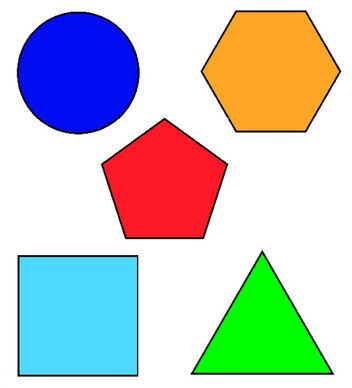
#> input picture projects/shapes.jpg, 352 x 388 px
$ jupyter execute shapeidentification.ipynb
#> lines starting #> are read from the running program, lines starting #| are printed output that depends on the picture; after the words box and inside, x2 and y2 are one past the last pixel; in counts of white or black regions, pixels touching at a corner belong together
[cell 1]
import cv2
import numpy as np


image = cv2.imread("shapes.jpg")
#> image is the input picture: shape (388, 352, 3); mean B, G, R 196.4, 199.4, 193.8
cv2.imshow("Original image", image)
cv2.waitKey(0)

image_copy = image.copy()

gray_image = cv2.cvtColor(image, cv2.COLOR_BGR2GRAY)
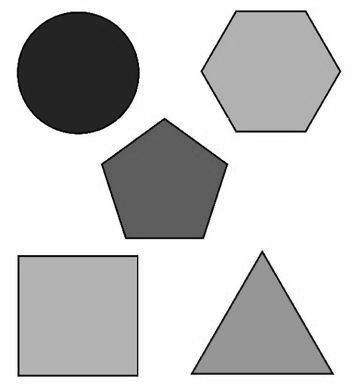
#> gray_image: shape (388, 352); min 1, max 255, mean 197.3
edges = cv2.Canny(gray_image, 50, 200)
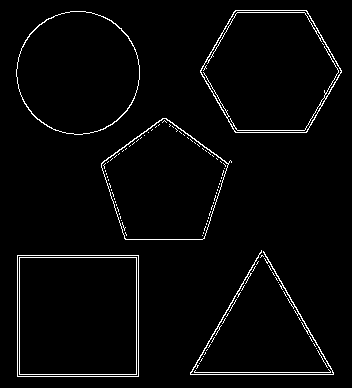
#> edges: shape (388, 352); 2.8% white in thin lines or dots, all inside (x1, y1, x2, y2) = (16, 10, 342, 377)

contours, heirachy = cv2.findContours(edges, cv2.RETR_EXTERNAL, cv2.CHAIN_APPROX_NONE)
#> contours = 30 contours, 25 with area under 20; largest, box (x1, y1, x2, y2) and area: (17, 255, 139, 377) 14641, (200, 10, 342, 133) 13001, (16, 11, 140, 135) 11864, (101, 118, 232, 240) 10788, (190, 250, 334, 375) 148
cv2.drawContours(image, contours, 0, (0,255,0), -1)
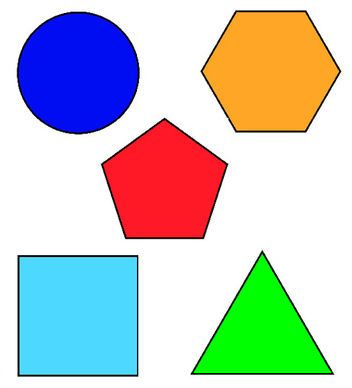
#> image: shape (388, 352, 3); 0.1% of pixels changed, all inside (x1, y1, x2, y2) = (194, 369, 331, 373)
cv2.imshow("Image with contours", image)
cv2.waitKey(0)

shapes_names_map = {2:"Parrallelogram",3:"Triangle", 5:"Pentagon", 6:"Hexagon", 7:"Pentagon", 8:"Octagon", 9:"Enneagon",10:"Decagon"}

valid_ctrs = []

for ctr in contours:
    approx = cv2.approxPolyDP(ctr, 0.01 * cv2.arcLength(ctr, True), True)
    M = cv2.moments(ctr)
    if(int(M['m01'])) > 0 and (int(M['m10'])) > 0 and (int(M['m00'])) > 0:
        valid_ctrs.append(ctr)
#> this loop made 30 passes
#> approx on passes 1, 2, 4, 5, 6, 7, 8, 19, 26: [[330, 371], [194, 372]], [[199, 363]], [[203, 356]], [[205, 352], [205, 353], [204, 354], [205, 353]], [[317, 350], [327, 367]], [[207, 349], [206, 350]], [[316, 348]], [[278, 282]], [[17, 255], [17, 376], [138, 376], [138, 255]]
#> after the loop, valid_ctrs = 6 contours, 1 with area under 20; largest, box (x1, y1, x2, y2) and area: (17, 255, 139, 377) 14641, (200, 10, 342, 133) 13001, (16, 11, 140, 135) 11864, (101, 118, 232, 240) 10788, (190, 250, 334, 375) 148


for ctr in valid_ctrs:

    approx = cv2.approxPolyDP(ctr, 0.01 * cv2.arcLength(ctr, True), True)
    M = cv2.moments(ctr)
    cx = int(M["m10"]/M["m00"])
    cy = int(M["m01"]/M["m00"])

    if len(approx) == 4:
        x,y,w,h = cv2.boundingRect(ctr)

        if abs(w-h) >= 3:
            shape_name = "Rectangle"
            cv2.drawContours(image_copy, [ctr], 0, (0,255,0), -1)
            cv2.putText(image_copy,shape_name,(cx-50, cy), cv2.FONT_HERSHEY_SIMPLEX, 1, (0,0,255), 1)
            print("You have found a {}".format(shape_name))
        else:
            shape_name = "Rectangle"
            cv2.drawContours(image_copy, [ctr], 0, (0,255,0), -1)
            cv2.putText(image_copy,shape_name,(cx-50, cy), cv2.FONT_HERSHEY_SIMPLEX, 1, (0,0,255), 1)
            print("You have found a {}".format(shape_name))
    elif len(approx) >= 11 and len(approx) < 15:
        shape_name = "Unkwnown"
        cv2.drawContours(image_copy, [ctr], 0, (0,255,0), -1)
        cv2.putText(image_copy,shape_name,(cx-50, cy), cv2.FONT_HERSHEY_SIMPLEX, 1, (0,0,255), 1)
        print("You have found a {}".format(shape_name))
    elif len(approx) >= 15:
        shape_name = "Circle"
        cv2.drawContours(image_copy, [ctr], 0, (0,255,0), -1)
        cv2.putText(image_copy,shape_name,(cx-50, cy), cv2.FONT_HERSHEY_SIMPLEX, 1, (0,0,255), 1)
        print("You have found a {}".format(shape_name))
    else:
        shape_name = shapes_names_map[len(approx)]
        cv2.drawContours(image_copy, [ctr], 0, (0,255,0), -1)
        cv2.putText(image_copy,shape_name,(cx-50, cy), cv2.FONT_HERSHEY_SIMPLEX, 1, (0,0,255), 1)
        print("You have found a {}".format(shape_name))

    cv2.imshow("Image with shapes", image_copy)
    cv2.waitKey(0)
#> this loop made 6 passes
#> (approx, cx, cy, x, y, w, h, shape_name) on pass 2: ([[17, 255], [17, 376], [138, 376], [138, 255]], 77, 315, 17, 255, 122, 122, 'Rectangle')
#> (approx, cx, cy, shape_name) on pass 1: ([[330, 371], [194, 372]], 262, 371, 'Parrallelogram')
#| You have found a Parrallelogram
#| You have found a Rectangle
#| You have found a Hexagon
#| You have found a Pentagon
#| You have found a Circle
#| You have found a Hexagon
#> pass 1, `cv2.imshow("Image with shapes", image_copy)`:
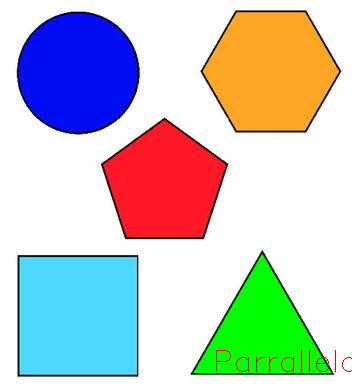
#> window 'Image with shapes': shape (388, 352, 3); mean B, G, R 196.2, 198.9, 194.2
#> pass 2, `cv2.imshow("Image with shapes", image_copy)`:
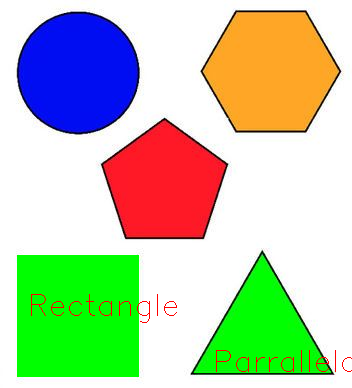
#> window 'Image with shapes': shape (388, 352, 3); mean B, G, R 169.8, 203.6, 186.4
#> after the loop:
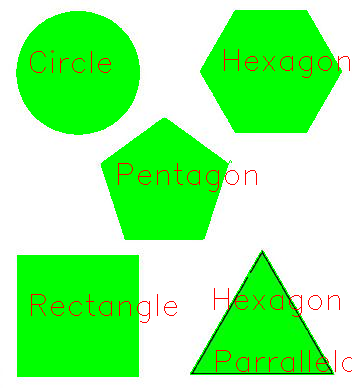
#> image_copy: shape (388, 352, 3); mean B, G, R 141.3, 250.3, 144.7

cv2.waitKey(0)
cv2.destroyAllWindows()
